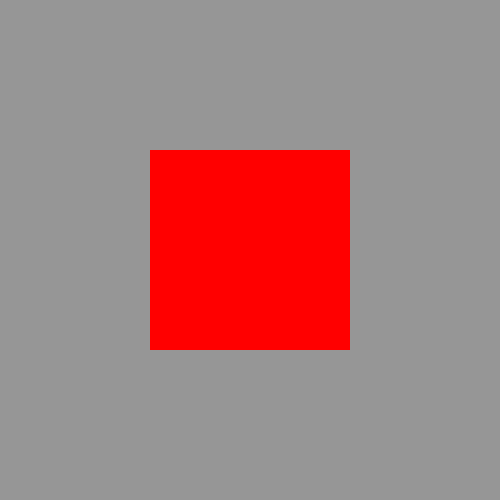
Frame 1 (no input)
Frame 60 (the mouse pressed at the canvas centre just before this capture): identical to frame 1, image omitted
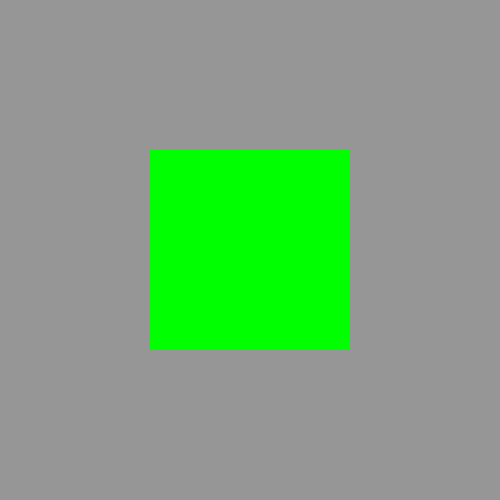
Frame 120 (the mouse held since frame 60 and released just before this capture)

The Processing sketch that drew these frames (run headless with seeded random() and noise(); from frame 60 on, the mouse is pressed at the canvas centre):

// Processing sketch: processing_184423
// ── processing_184423.pde

/*=======================================
Simple Interactive Box LAB

Modified 2/5/2015
  
Sarah Hockman
hockman.25@osu.edu
hockman.25@gmail.com
  
Created for Art 3001 - Data Visualization
BFA in Art and Technology
The Ohio State University
http://www.openprocessing.org/classroom/4626
  
=======================================*/

//setup interaction
void setup() {
  size(500,500); 
  background(150);} //gray 

//initiate    
  void draw() {
    int x = 255; 
    noStroke();
    fill(x,0,0); //fill red
    rectMode(CENTER);
    rect(250,250,200,200);
     
    if(mouseX>150 && mouseX<350 && mouseY>150 && mouseY<350)
    {fill(0,x,0); rect(250,250,200,200);} //mouseover fill green
     
     
  }
    
